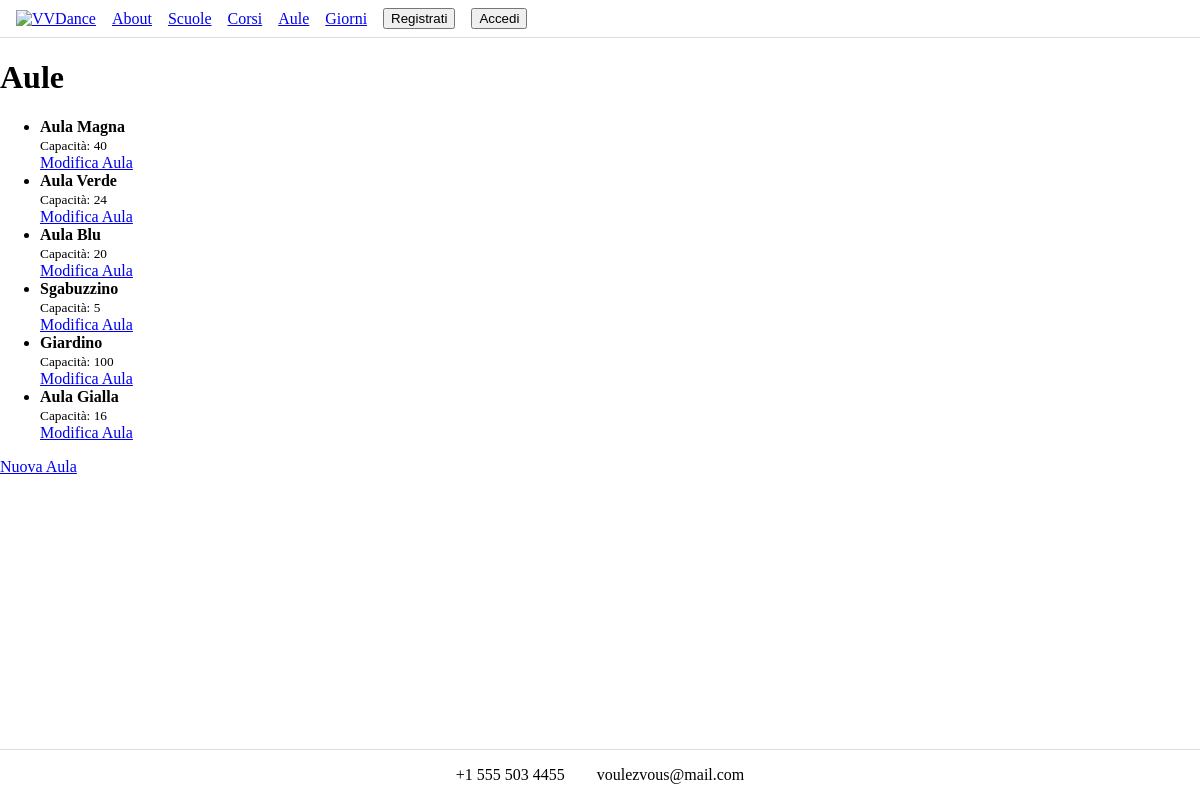
The app's page /aule/, older data.
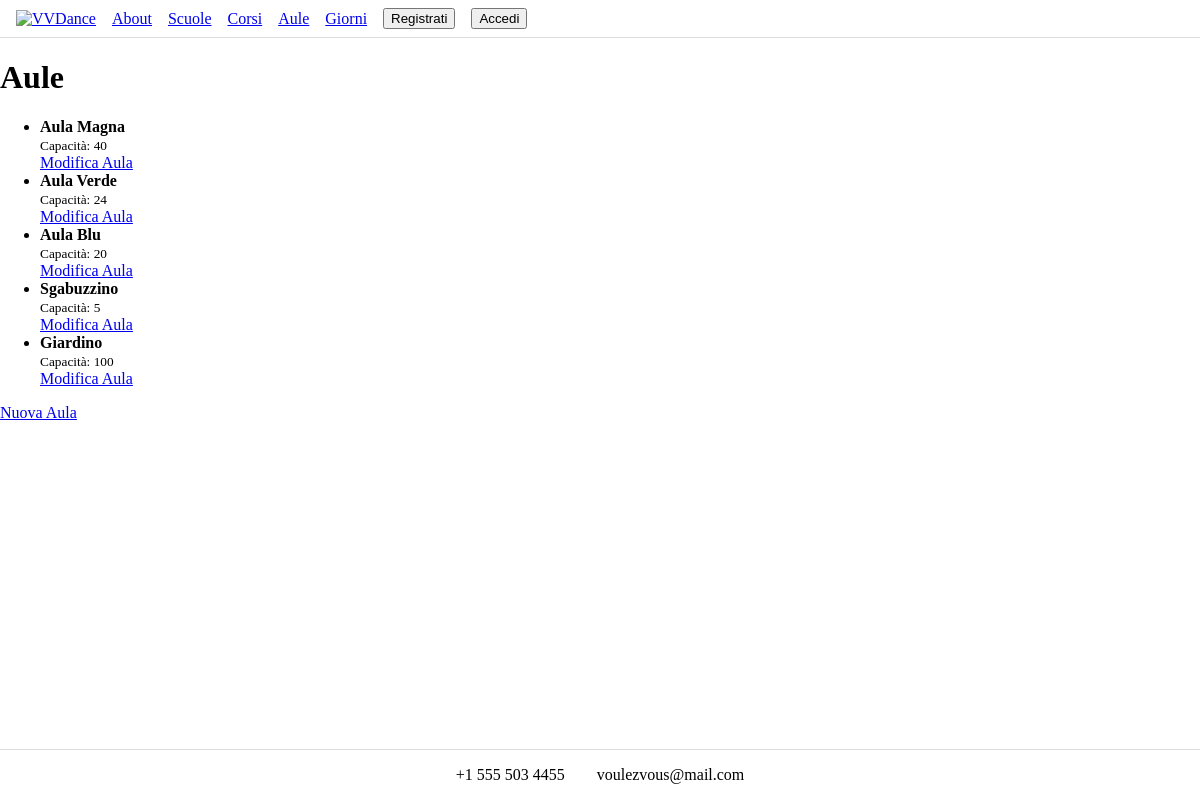
The same page, newer data.
### school/models.py (models this page shows, shortened)
class Classroom(models.Model):
    name=models.CharField(max_length=64)
    capacity=models.CharField(max_length=32)

### dance_school/views.py (the view)
# urls.py: path('aule/', view=views.lista_aule, name='aule'),
def lista_aule(request):
    aule = Classroom.objects.all()
    return render(request, "aule.html", {"aule": aule})

### templates/aule.html (shortened to what this page needs)
{% extends "base.html" %}
{% load static %}
{% block content %}
<div>
    <h1>Aule</h1>
    <ul>
        {% for aula in aule %}
        <li>
            <div>
                <strong>{{ aula.name }}</strong>
                <br><small>Capacità: {{ aula.capacity }}</small>
            </div>
            <div>
                <a href="{% url 'modifica-aula' aula.pk %}">Modifica Aula</a>
            </div>
        </li>
        {% empty %}
        <li>No aule trovate</li>
        {% endfor %}
    </ul>
    <a href="{% url 'nuova-aula' %}">Nuova Aula</a>
</div>
{% endblock %}

Row changes from the older to the newer data that the page shows:
removed Classroom: name "Aula Gialla", capacity "16"
